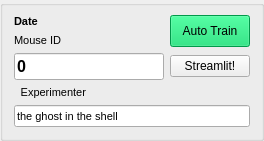
               <widget class="QGroupBox" name="groupBox_5">
                <property name="sizePolicy">
                 <sizepolicy hsizetype="Preferred" vsizetype="Preferred">
                  <horstretch>0</horstretch>
                  <verstretch>1</verstretch>
                 </sizepolicy>
                </property>
                <property name="maximumSize">
                 <size>
                  <width>300</width>
                  <height>140</height>
                 </size>
                </property>
                <property name="title">
                 <string/>
                </property>
                <layout class="QGridLayout" name="gridLayout_9">
                 <property name="topMargin">
                  <number>9</number>
                 </property>
                 <item row="0" column="0">
                  <layout class="QGridLayout" name="gridLayout_4">
                   <item row="1" column="1">
                    <widget class="QLabel" name="label_72">
                     <property name="sizePolicy">
                      <sizepolicy hsizetype="Expanding" vsizetype="Expanding">
                       <horstretch>7</horstretch>
                       <verstretch>7</verstretch>
                      </sizepolicy>
                     </property>
                     <property name="font">
                      <font>
                       <pointsize>8</pointsize>
                      </font>
                     </property>
                     <property name="text">
                      <string>Mouse ID</string>
                     </property>
                     <property name="textFormat">
                      <enum>Qt::AutoText</enum>
                     </property>
                     <property name="alignment">
                      <set>Qt::AlignLeading|Qt::AlignLeft|Qt::AlignVCenter</set>
                     </property>
                    </widget>
                   </item>
                   <item row="2" column="1" colspan="2">
                    <widget class="QLineEdit" name="ID">
                     <property name="sizePolicy">
                      <sizepolicy hsizetype="Expanding" vsizetype="Preferred">
                       <horstretch>10</horstretch>
                       <verstretch>0</verstretch>
                      </sizepolicy>
                     </property>
                     <property name="maximumSize">
                      <size>
                       <width>150</width>
                       <height>30</height>
                      </size>
                     </property>
                     <property name="font">
                      <font>
                       <pointsize>12</pointsize>
                       <weight>75</weight>
                       <bold>true</bold>
                      </font>
                     </property>
                     <property name="text">
                      <string>0</string>
                     </property>
                    </widget>
                   </item>
                   <item row="5" column="1" colspan="3">
                    <widget class="QLineEdit" name="Experimenter">
                     <property name="sizePolicy">
                      <sizepolicy hsizetype="Expanding" vsizetype="Fixed">
                       <horstretch>0</horstretch>
                       <verstretch>0</verstretch>
                      </sizepolicy>
                     </property>
                     <property name="maximumSize">
                      <size>
                       <width>16777215</width>
                       <height>25</height>
                      </size>
                     </property>
                     <property name="font">
                      <font>
                       <pointsize>8</pointsize>
                      </font>
                     </property>
                     <property name="text">
                      <string>the ghost in the shell</string>
                     </property>
                    </widget>
                   </item>
                   <item row="3" column="1">
                    <widget class="QLabel" name="label_74">
                     <property name="sizePolicy">
                      <sizepolicy hsizetype="Expanding" vsizetype="Expanding">
                       <horstretch>0</horstretch>
                       <verstretch>5</verstretch>
                      </sizepolicy>
                     </property>
                     <property name="font">
                      <font>
                       <pointsize>8</pointsize>
                      </font>
                     </property>
                     <property name="text">
                      <string>Experimenter</string>
                     </property>
                     <property name="textFormat">
                      <enum>Qt::AutoText</enum>
                     </property>
                     <property name="alignment">
                      <set>Qt::AlignRight|Qt::AlignTrailing|Qt::AlignVCenter</set>
                     </property>
                    </widget>
                   </item>
                   <item row="0" column="1" colspan="2">
                    <widget class="QLabel" name="label_date">
                     <property name="sizePolicy">
                      <sizepolicy hsizetype="Preferred" vsizetype="Fixed">
                       <horstretch>0</horstretch>
                       <verstretch>0</verstretch>
                      </sizepolicy>
                     </property>
                     <property name="font">
                      <font>
                       <pointsize>8</pointsize>
                       <weight>75</weight>
                       <bold>true</bold>
                      </font>
                     </property>
                     <property name="text">
                      <string>Date</string>
                     </property>
                    </widget>
                   </item>
                   <item row="0" column="3" rowspan="2">
                    <widget class="QPushButton" name="AutoTrain">
                     <property name="sizePolicy">
                      <sizepolicy hsizetype="Minimum" vsizetype="Preferred">
                       <horstretch>10</horstretch>
                       <verstretch>0</verstretch>
                      </sizepolicy>
                     </property>
                     <property name="maximumSize">
                      <size>
                       <width>16777215</width>
                       <height>50</height>
                      </size>
                     </property>
                     <property name="autoFillBackground">
                      <bool>false</bool>
                     </property>
                     <property name="styleSheet">
                      <string notr="true">background-color: rgb(0, 214, 103);</string>
                     </property>
                     <property name="text">
                      <string>Auto Train</string>
                     </property>
                     <property name="shortcut">
                      <string>Ctrl+Alt+A</string>
                     </property>
                    </widget>
                   </item>
                   <item row="2" column="3">
                    <widget class="QPushButton" name="pushButton_streamlit">
                     <property name="text">
                      <string>Streamlit!</string>
                     </property>
                    </widget>
                   </item>
                  </layout>
                 </item>
                </layout>
               </widget>
